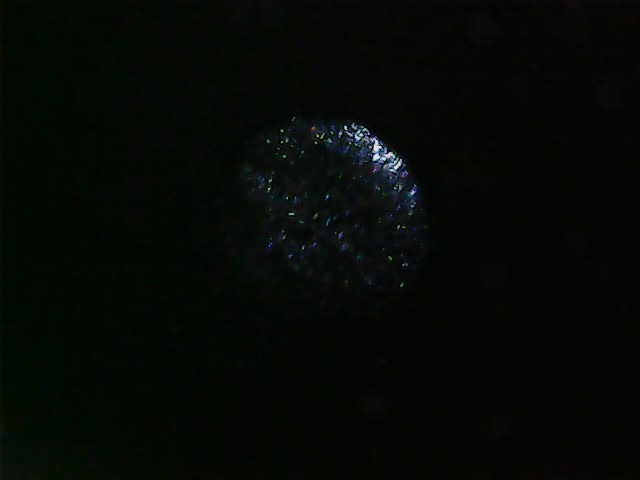
#> input picture raw/N0001E1.jpg, 640 x 480 px
$ python -i constellation_normalized_preprocessing_sharpened.py   (imports and definitions only)
#> lines starting #> are read from the running program, lines starting #| are printed output that depends on the picture; after the words box and inside, x2 and y2 are one past the last pixel; in counts of white or black regions, pixels touching at a corner belong together

"""
Normalized Optical-PUF Constellation Preprocessing Pipeline
-----------------------------------------------------------

Purpose:
    Detect each printed optical-PUF dot, normalize its position and scale,
    preserve the full-resolution optical structure, and optionally create
    a CNN-sized enhanced image.

Default outputs for each input image:
    *_registered_768.jpg   -> normalized, centered, minimally altered
    *_enhanced_768.jpg     -> registered + CLAHE + mild denoising
    *_sharpened_768.jpg    -> enhanced + mild luminance-only sharpening

    *_registered_448.jpg   -> registered branch resized for CNN testing
    *_enhanced_448.jpg     -> enhanced branch resized for CNN testing
    *_sharpened_448.jpg    -> sharpened branch resized for CNN testing

Optional troubleshooting outputs:
    *_debug.jpg        -> original image with detected circle/center
    *_mask.jpg         -> binary mask used during detection

Diagnostics are kept in the code but DISABLED by default.
Set SAVE_DIAGNOSTICS = True near the top of the script if needed.

Recommended raw folder structure:

    Raw_Constellations/
    ├── Dot_0001/
    │   ├── angle_1.jpg
    │   ├── angle_2.jpg
    │   ├── angle_3.jpg
    │   └── angle_4.jpg
    ├── Dot_0002/
    │   └── ...
    └── ...

The same folder structure is recreated in the output folder.

Requirements:
    pip install opencv-python numpy

Tkinter is included with most standard Windows Python installations.
"""

from pathlib import Path
from tkinter import Tk, filedialog, messagebox

import cv2
import numpy as np


# ============================================================
# USER SETTINGS
# ============================================================

# Full-resolution normalized image size.
# 768 preserves considerably more fine mica detail than 224.
NORMALIZED_SIZE = 768

# CNN input image size.
# 448 is a good starting point for retaining fine structure.
CNN_SIZE = 448

# Fraction of half-width occupied by the physical dot.
# 0.88 means the dot diameter is about 88% of the image width,
# leaving a small, consistent black border.
DOT_DIAMETER_FRACTION = 0.88

# Save masks/debug images only when troubleshooting.
SAVE_DIAGNOSTICS = False

# Conservative image enhancement.
CLAHE_CLIP_LIMIT = 2.0
CLAHE_TILE_GRID = (8, 8)

# Mild denoising values. Keep these low so mica texture is not erased.
DENOISE_LUMINANCE = 3
DENOISE_COLOR = 3

# Mild luminance-only sharpening.
SHARPEN_AMOUNT = 0.7
SHARPEN_SIGMA = 1.2


# ============================================================
# IMAGE ENHANCEMENT
# ============================================================

def apply_rgb_clahe(image_bgr,
                    clip_limit=CLAHE_CLIP_LIMIT,
                    tile_grid=CLAHE_TILE_GRID):
    """
    Apply CLAHE to luminance only, preserving RGB/color relationships.
    """
    lab = cv2.cvtColor(image_bgr, cv2.COLOR_BGR2LAB)
    l_channel, a_channel, b_channel = cv2.split(lab)

    clahe = cv2.createCLAHE(
        clipLimit=clip_limit,
        tileGridSize=tile_grid
    )

    l_channel = clahe.apply(l_channel)

    enhanced_lab = cv2.merge(
        (l_channel, a_channel, b_channel)
    )

    return cv2.cvtColor(
        enhanced_lab,
        cv2.COLOR_LAB2BGR
    )


def sharpen_luminance(image_bgr,
                      amount=SHARPEN_AMOUNT,
                      sigma=SHARPEN_SIGMA):
    """
    Apply mild unsharp masking to the luminance channel only.

    This sharpens flake boundaries while reducing the chance of creating
    false color fringes in the blue/green/red reflections.
    """

    lab = cv2.cvtColor(image_bgr, cv2.COLOR_BGR2LAB)
    l_channel, a_channel, b_channel = cv2.split(lab)

    blurred_l = cv2.GaussianBlur(
        l_channel,
        (0, 0),
        sigmaX=sigma,
        sigmaY=sigma
    )

    sharpened_l = cv2.addWeighted(
        l_channel,
        1.0 + amount,
        blurred_l,
        -amount,
        0
    )

    sharpened_lab = cv2.merge(
        (sharpened_l, a_channel, b_channel)
    )

    return cv2.cvtColor(
        sharpened_lab,
        cv2.COLOR_LAB2BGR
    )


def enhance_image(image_bgr):
    """
    Conservative enhancement intended to normalize local contrast without
    destroying the fine spatial/color information in the mica reflections.
    """
    enhanced = apply_rgb_clahe(image_bgr)

    enhanced = cv2.fastNlMeansDenoisingColored(
        enhanced,
        None,
        h=DENOISE_LUMINANCE,
        hColor=DENOISE_COLOR,
        templateWindowSize=7,
        searchWindowSize=21
    )

    return enhanced


# ============================================================
# DOT DETECTION
# ============================================================

def detect_constellation_region(image_bgr):
    """
    Detect the main optical-PUF dot region.

    Returns:
        cx, cy       detected center
        radius       detected radius
        mask         binary detection mask
    """
    gray = cv2.cvtColor(
        image_bgr,
        cv2.COLOR_BGR2GRAY
    )

    blurred = cv2.GaussianBlur(
        gray,
        (7, 7),
        0
    )

    background_level = np.percentile(
        blurred,
        25
    )

    threshold_value = max(
        background_level + 12,
        np.percentile(blurred, 65)
    )

    _, mask = cv2.threshold(
        blurred,
        threshold_value,
        255,
        cv2.THRESH_BINARY
    )

    # Connect nearby reflective regions.
    close_kernel = cv2.getStructuringElement(
        cv2.MORPH_ELLIPSE,
        (31, 31)
    )

    mask = cv2.morphologyEx(
        mask,
        cv2.MORPH_CLOSE,
        close_kernel,
        iterations=2
    )

    # Remove small isolated regions.
    open_kernel = cv2.getStructuringElement(
        cv2.MORPH_ELLIPSE,
        (5, 5)
    )

    mask = cv2.morphologyEx(
        mask,
        cv2.MORPH_OPEN,
        open_kernel,
        iterations=1
    )

    contours, _ = cv2.findContours(
        mask,
        cv2.RETR_EXTERNAL,
        cv2.CHAIN_APPROX_SIMPLE
    )

    if not contours:
        raise RuntimeError(
            "No constellation region was detected."
        )

    height, width = gray.shape

    image_center = np.array(
        [width / 2.0, height / 2.0],
        dtype=np.float32
    )

    candidates = []

    for contour in contours:
        area = cv2.contourArea(contour)

        if area < 0.002 * width * height:
            continue

        (cx, cy), radius = cv2.minEnclosingCircle(
            contour
        )

        distance_from_center = np.linalg.norm(
            np.array([cx, cy], dtype=np.float32)
            - image_center
        )

        # Prefer large regions near the center of the photo.
        score = area / (
            1.0 + 0.002 * distance_from_center
        )

        candidates.append(
            (score, cx, cy, radius, contour)
        )

    if not candidates:
        raise RuntimeError(
            "Only small/noisy bright regions were detected."
        )

    candidates.sort(
        key=lambda item: item[0],
        reverse=True
    )

    _, cx, cy, radius, contour = candidates[0]

    # Refine center/radius from the selected connected region.
    selected_mask = np.zeros_like(gray)

    cv2.drawContours(
        selected_mask,
        [contour],
        -1,
        255,
        thickness=-1
    )

    ys, xs = np.where(
        selected_mask > 0
    )

    if len(xs) > 0:
        cx = float(np.mean(xs))
        cy = float(np.mean(ys))

        distances = np.sqrt(
            (xs - cx) ** 2
            + (ys - cy) ** 2
        )

        # Avoid one stray point making the dot radius too large.
        radius = float(
            np.percentile(
                distances,
                98
            )
        )

    return cx, cy, radius, mask


# ============================================================
# NORMALIZATION / REGISTRATION
# ============================================================

def normalize_dot(image_bgr,
                  cx,
                  cy,
                  radius,
                  output_size=NORMALIZED_SIZE,
                  diameter_fraction=DOT_DIAMETER_FRACTION,
                  mask_outside=True):
    """
    Normalize each physical dot to the same:
        - image center
        - apparent diameter
        - square canvas size

    This is scale/translation normalization only.
    It does NOT rotate the image.

    Rotation registration can be added later after we determine whether
    orientation differences are significant and whether a stable rotation
    reference exists.
    """

    if radius <= 0:
        raise ValueError("Detected radius must be greater than zero.")

    target_center = (output_size - 1) / 2.0
    target_radius = (output_size * diameter_fraction) / 2.0

    scale = target_radius / radius

    # Affine transform:
    # x' = scale*x + tx
    # y' = scale*y + ty
    tx = target_center - scale * cx
    ty = target_center - scale * cy

    matrix = np.array(
        [
            [scale, 0.0, tx],
            [0.0, scale, ty]
        ],
        dtype=np.float32
    )

    registered = cv2.warpAffine(
        image_bgr,
        matrix,
        (output_size, output_size),
        flags=cv2.INTER_CUBIC,
        borderMode=cv2.BORDER_CONSTANT,
        borderValue=(0, 0, 0)
    )

    if mask_outside:
        circular_mask = np.zeros(
            (output_size, output_size),
            dtype=np.uint8
        )

        cv2.circle(
            circular_mask,
            (int(round(target_center)), int(round(target_center))),
            int(round(target_radius)),
            255,
            thickness=-1
        )

        registered = cv2.bitwise_and(
            registered,
            registered,
            mask=circular_mask
        )

    return registered


# ============================================================
# SINGLE IMAGE PROCESSING
# ============================================================

def process_image(input_path,
                  output_dir,
                  normalized_size=NORMALIZED_SIZE,
                  cnn_size=CNN_SIZE):

#> called with input_path = 'raw/N0001E1.jpg', output_dir = 'out.png', normalized_size = 768, cnn_size = 448
    input_path = Path(input_path)
    output_dir = Path(output_dir)

    output_dir.mkdir(
        parents=True,
        exist_ok=True
    )

    image = cv2.imread(
        str(input_path)
    )
#> image is the input picture: shape (480, 640, 3); mean B, G, R 4.4, 7.8, 4.7

    if image is None:
        raise RuntimeError(
            f"Could not read image: {input_path}"
        )

    # Step 1: Detect dot.
    cx, cy, radius, detection_mask = detect_constellation_region(
        image
    )
#> in detect_constellation_region, `background_level = np.percentile( blurred, 25 )`: background_level = 4
#> in detect_constellation_region, `threshold_value = max( background_level + 12, np.percentile(blurred, 6..`: threshold_value = 16
#> in detect_constellation_region, `_, mask = cv2.threshold( blurred, threshold_value, 255, cv2.THRESH_BIN..`:
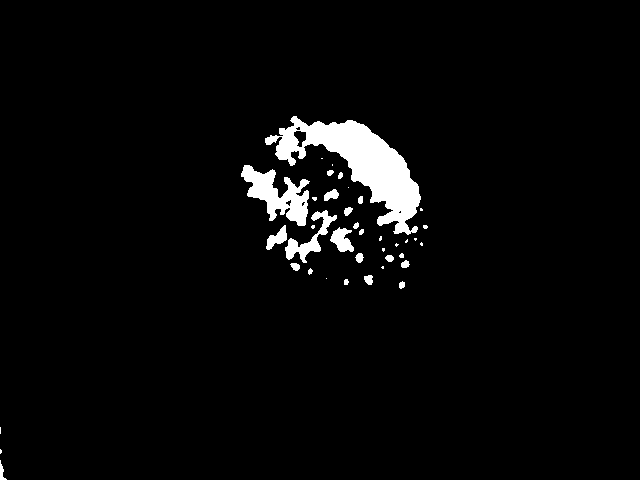
#> mask: shape (480, 640); 3.5% white; 39 white regions (17 under 20 px), largest, box (x1, y1, x2, y2) and area: (265, 116, 421, 235) 6526, (241, 165, 310, 226) 1977, (285, 210, 337, 263) 771
#> in detect_constellation_region, `mask = cv2.morphologyEx( mask, cv2.MORPH_CLOSE, close_kernel, iteratio..`:
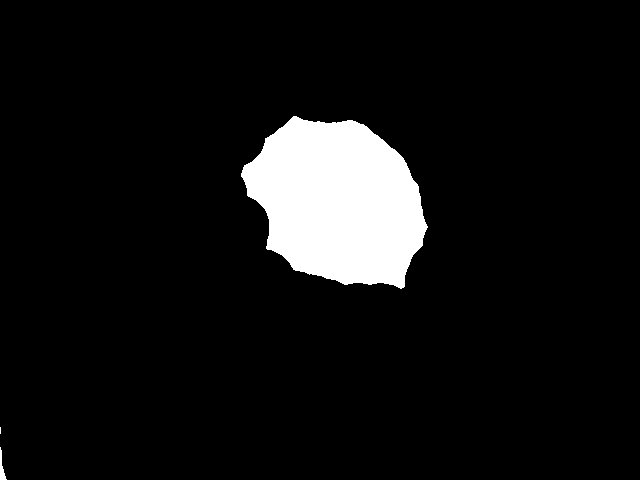
#> mask: shape (480, 640); 7.5% white; 3 white regions (1 under 20 px), largest, box (x1, y1, x2, y2) and area: (241, 116, 428, 289) 22824, (0, 447, 7, 480) 100
#> in detect_constellation_region, `contours, _ = cv2.findContours( mask, cv2.RETR_EXTERNAL, cv2.CHAIN_APP..`: contours = 2 contours; box (x1, y1, x2, y2) and area: (241, 116, 427, 289) 22556, (0, 465, 6, 480) 47
#> the loop in detect_constellation_region, `for contour in contours:` made 2 passes
#> area on pass 1: 47
#> after the loop in detect_constellation_region, `for contour in contours:`: candidates = 1 item
#> in detect_constellation_region, `_, cx, cy, radius, contour = candidates[0]`: contour = contour of 266 points, box (x1, y1, x2, y2) (241, 116, 427, 289), area 22556
#> in detect_constellation_region, `cx = float(np.mean(xs))`: cx = 337.6
#> in detect_constellation_region, `cy = float(np.mean(ys))`: cy = 201.7
#> in detect_constellation_region, `radius = float( np.percentile( distances, 98 ) )`: radius = 93.39
#> cx = 337.6; cy = 201.7; radius = 93.39

    # Step 2: Standardize center + apparent diameter.
    registered = normalize_dot(
        image,
        cx,
        cy,
        radius,
        output_size=normalized_size,
        diameter_fraction=DOT_DIAMETER_FRACTION,
        mask_outside=True
    )
#> in normalize_dot, `scale = target_radius / radius`: scale = 3.62
#> in normalize_dot, `tx = target_center - scale * cx`: tx = -838.2
#> in normalize_dot, `ty = target_center - scale * cy`: ty = -346.3
#> in normalize_dot, `matrix = np.array( [ [scale, 0.0, tx], [0.0, scale, ty] ], dtype=np.fl..`: matrix = [[3.62, 0, -838.2], [0, 3.62, -346.3]]
#> in normalize_dot, `registered = cv2.warpAffine( image_bgr, matrix, (output_size, output_s..`:
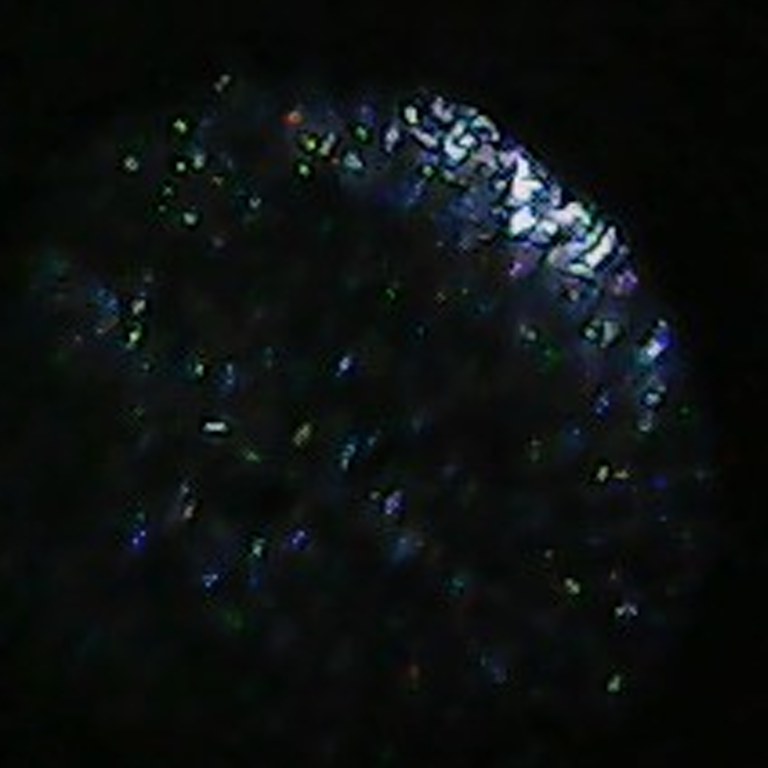
#> registered: shape (768, 768, 3); mean B, G, R 15.9, 16.2, 12.2
#> in normalize_dot, `cv2.circle( circular_mask, (int(round(target_center)), int(round(targe..`:
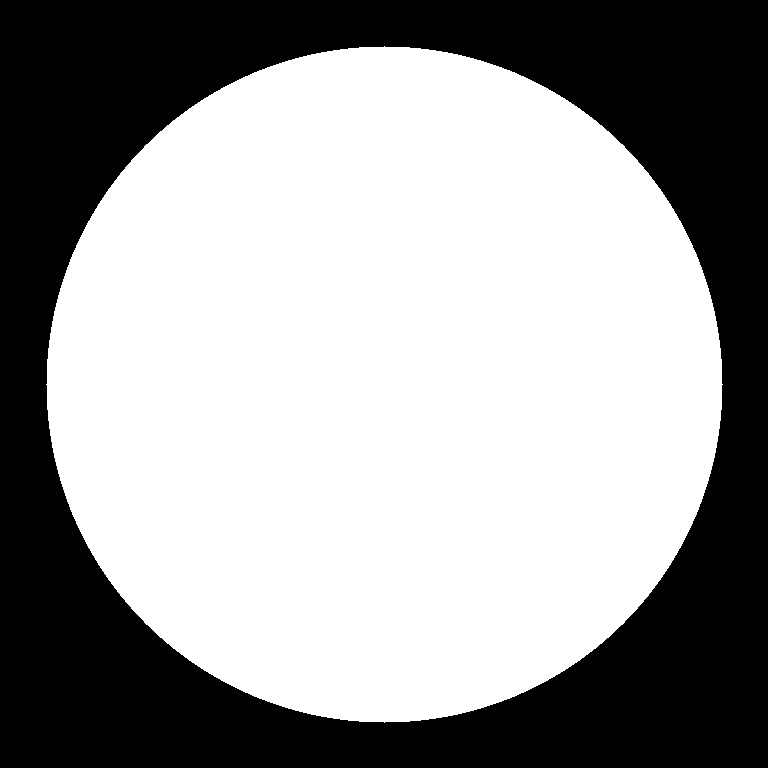
#> circular_mask: shape (768, 768); 60.8% white; 1 black region, box (x1, y1, x2, y2) and area: (0, 0, 768, 768) 231019

    # Step 3: Apply conservative enhancement at full normalized resolution.
    enhanced = enhance_image(
        registered
    )
#> in apply_rgb_clahe, `l_channel, a_channel, b_channel = cv2.split(lab)`:
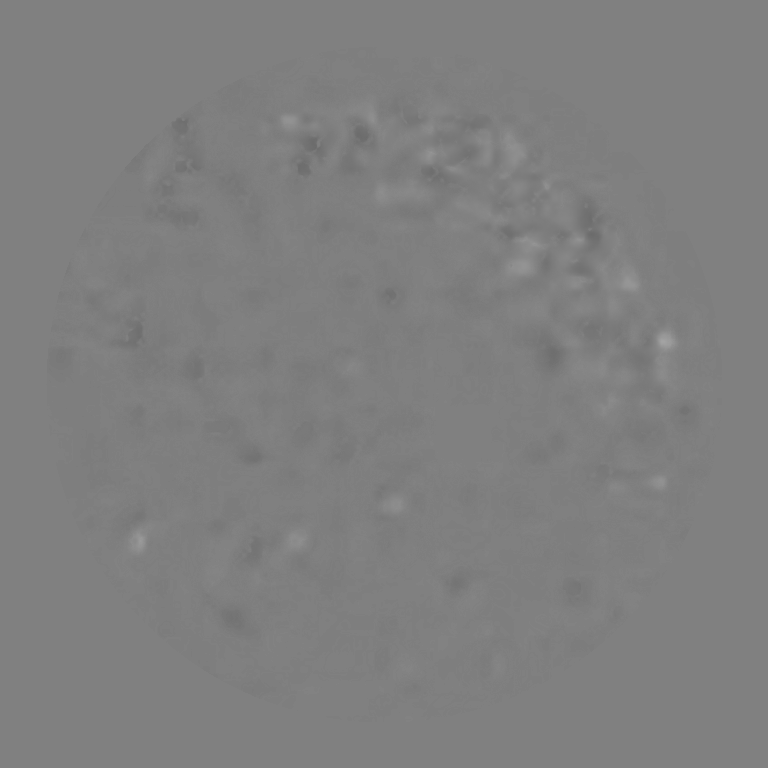
#> a_channel: shape (768, 768); min 107, max 163, mean 127.2
#> in apply_rgb_clahe, `return cv2.cvtColor( enhanced_lab, cv2.COLOR_LAB2BGR )`:
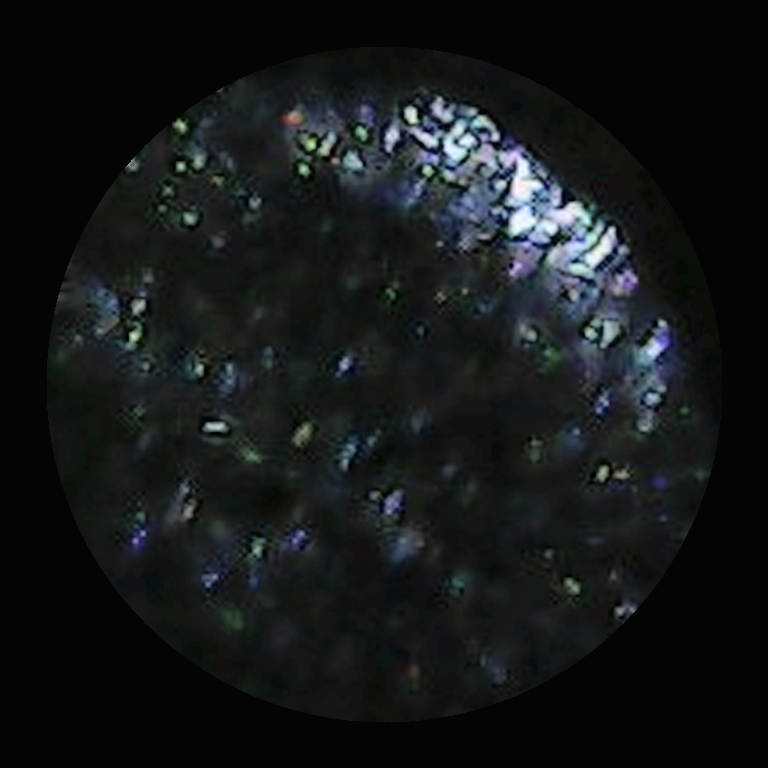
#> returned value: shape (768, 768, 3); mean B, G, R 24.3, 23.5, 20.8

    # Re-apply a clean circular mask after CLAHE/denoising so processing
    # does not create small values outside the physical dot.
    target_center = int(round((normalized_size - 1) / 2.0))
    target_radius = int(round(
        normalized_size * DOT_DIAMETER_FRACTION / 2.0
    ))

    clean_circle = np.zeros(
        (normalized_size, normalized_size),
        dtype=np.uint8
    )

    cv2.circle(
        clean_circle,
        (target_center, target_center),
        target_radius,
        255,
        thickness=-1
    )

    enhanced = cv2.bitwise_and(
        enhanced,
        enhanced,
        mask=clean_circle
    )

    # Step 4: Create a sharpened experimental branch.
    sharpened = sharpen_luminance(
        enhanced,
        amount=SHARPEN_AMOUNT,
        sigma=SHARPEN_SIGMA
    )

    # Re-apply the same clean circular mask after sharpening.
    sharpened = cv2.bitwise_and(
        sharpened,
        sharpened,
        mask=clean_circle
    )

    # Step 5: Create same-size CNN inputs for controlled comparison.
    registered_cnn = cv2.resize(
        registered,
        (cnn_size, cnn_size),
        interpolation=cv2.INTER_AREA
    )

    enhanced_cnn = cv2.resize(
        enhanced,
        (cnn_size, cnn_size),
        interpolation=cv2.INTER_AREA
    )

    sharpened_cnn = cv2.resize(
        sharpened,
        (cnn_size, cnn_size),
        interpolation=cv2.INTER_AREA
    )

    stem = input_path.stem

    registered_path = (
        output_dir / f"{stem}_registered_{normalized_size}.jpg"
    )

    enhanced_path = (
        output_dir / f"{stem}_enhanced_{normalized_size}.jpg"
    )

    sharpened_path = (
        output_dir / f"{stem}_sharpened_{normalized_size}.jpg"
    )

    registered_cnn_path = (
        output_dir / f"{stem}_registered_{cnn_size}.jpg"
    )

    enhanced_cnn_path = (
        output_dir / f"{stem}_enhanced_{cnn_size}.jpg"
    )

    sharpened_cnn_path = (
        output_dir / f"{stem}_sharpened_{cnn_size}.jpg"
    )

    cv2.imwrite(
        str(registered_path),
        registered,
        [cv2.IMWRITE_JPEG_QUALITY, 95]
    )

    # cv2.imwrite(
    #     str(enhanced_path),
    #     enhanced,
    #     [cv2.IMWRITE_JPEG_QUALITY, 95]
    # )

    # cv2.imwrite(
    #     str(sharpened_path),
    #     sharpened,
    #     [cv2.IMWRITE_JPEG_QUALITY, 95]
    # )

    # cv2.imwrite(
    #     str(registered_cnn_path),
    #     registered_cnn,
    #     [cv2.IMWRITE_JPEG_QUALITY, 95]
    # )

    # cv2.imwrite(
    #     str(enhanced_cnn_path),
    #     enhanced_cnn,
    #     [cv2.IMWRITE_JPEG_QUALITY, 95]
    # )

    # cv2.imwrite(
    #     str(sharpened_cnn_path),
    #     sharpened_cnn,
    #     [cv2.IMWRITE_JPEG_QUALITY, 95]
    # )

    # --------------------------------------------------------
    # OPTIONAL DIAGNOSTICS
    # --------------------------------------------------------
    # These remain available in the script but are disabled
    # by default so the dataset is not cluttered.
    # Set SAVE_DIAGNOSTICS = True near the top to enable them.
    # --------------------------------------------------------

    if SAVE_DIAGNOSTICS:
        debug_image = image.copy()

        cv2.circle(
            debug_image,
            (int(round(cx)), int(round(cy))),
            int(round(radius)),
            (0, 255, 0),
            4
        )

        cv2.circle(
            debug_image,
            (int(round(cx)), int(round(cy))),
            8,
            (0, 0, 255),
            -1
        )

        debug_path = (
            output_dir / f"{stem}_debug.jpg"
        )

        mask_path = (
            output_dir / f"{stem}_mask.jpg"
        )

        cv2.imwrite(
            str(debug_path),
            debug_image
        )

        cv2.imwrite(
            str(mask_path),
            detection_mask
        )

    print(
        f"Processed: {input_path.name}"
    )
    print(
        f"  Detected center: ({cx:.1f}, {cy:.1f})"
    )
#|   Detected center: (337.6, 201.7)
    print(
        f"  Detected radius: {radius:.1f} px"
    )
#|   Detected radius: 93.4 px


# ============================================================
# FOLDER PROCESSING
# ============================================================

# [178 lines left out: functions process_folder, select_folder, main, not called in this run]


# [2 lines not run here, left out]

>>> result = process_image('raw/N0001E1.jpg', 'out.png')
